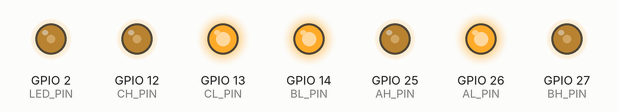
Recording of a sketch running on a simulated ESP32. On the bench: output pins drawn as LEDs (lit = HIGH).

Above: at 0.1 s.
Timing chart, 0 to 1.6 s (numbered marks = the images above):
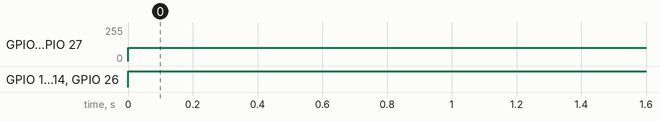

The sketch:

Motor_ControllerRev2.1_pwm_test_circuit.ino
```cpp
#include "lowPass.h"
LowPass<1> lpTop(5, 1e3, true);

#define THROTTLE_PIN 32   // Throttle pin
#define THROTTLE_LOW 900  // These LOW and HIGH values are used to scale the ADC reading. More on this below
#define THROTTLE_HIGH 3095

#define AH_PIN 25  // Pins from the Teensy to the gate drivers. AH = A high, etc
#define AL_PIN 26
#define BH_PIN 27
#define BL_PIN 14
#define CH_PIN 12
#define CL_PIN 13

#define LED_PIN 2  // Built in LED


void setup() {
  // set PWM to drive state pin
  const int freq = 10000;
  // const int freq = 8000;
  const int resolution = 8;

  ledcSetup(2, freq, resolution);
  ledcSetup(3, freq, resolution);
  ledcSetup(4, freq, resolution);

  ledcAttachPin(AH_PIN, 2);
  ledcAttachPin(BH_PIN, 3);
  ledcAttachPin(CH_PIN, 4);

  pinMode(AL_PIN, OUTPUT);
  pinMode(BL_PIN, OUTPUT);
  pinMode(CL_PIN, OUTPUT);

  // pinMode(LED_PIN, OUTPUT);
  ledcSetup(5, freq, resolution);
  ledcAttachPin(LED_PIN, 5);
}

void loop() {
  int pwm = 100;//readThrottle();
  int ah = pwm;
  int bh = pwm;
  int ch = pwm;
  ledcWrite(2, ah);         //pwm on enable pin
  digitalWrite(AL_PIN, 1);  // set high state

  ledcWrite(3, ah);         //pwm on enable pin
  digitalWrite(BL_PIN, 1);  // set high state

  ledcWrite(4, ah);         //pwm on enable pin
  digitalWrite(CL_PIN, 1);  // set high state

  ledcWrite(5, ah);  //pwm on enable pin


}

uint8_t readThrottle() {
  int32_t adc = analogRead(THROTTLE_PIN);  // Note, analogRead can be slow!

  adc = lpTop.filt(adc);  // low pass filter on throttle input

  // Scale the output between 0 and 120, out of 0-255 (to limit the max speed of the car)
  adc = map(adc, THROTTLE_LOW, THROTTLE_HIGH, 0, 200);
  return adc;
}
```

lowPass.h
```cpp
template<int order>  // order is 1 or 2
class LowPass {
private:
  float a[order];
  float b[order + 1];
  float omega0;
  float dt;
  bool adapt;
  float tn1 = 0;
  float x[order + 1];  // Raw values
  float y[order + 1];  // Filtered values

public:
  LowPass(float f0, float fs, bool adaptive) {
    // f0: cutoff frequency (Hz)
    // fs: sample frequency (Hz)
    // adaptive: boolean flag, if set to 1, the code will automatically set
    // the sample frequency based on the time history.

    omega0 = 6.28318530718 * f0;
    dt = 1.0 / fs;
    adapt = adaptive;
    tn1 = -dt;
    for (int k = 0; k < order + 1; k++) {
      x[k] = 0;
      y[k] = 0;
    }
    setCoef();
  }

  void setCoef() {
    if (adapt) {
      float t = micros() / 1.0e6;
      dt = t - tn1;
      tn1 = t;
    }

    float alpha = omega0 * dt;
    if (order == 1) {
      a[0] = -(alpha - 2.0) / (alpha + 2.0);
      b[0] = alpha / (alpha + 2.0);
      b[1] = alpha / (alpha + 2.0);
    }
    if (order == 2) {
      float alphaSq = alpha * alpha;
      float beta[] = { 1, sqrt(2), 1 };
      float D = alphaSq * beta[0] + 2 * alpha * beta[1] + 4 * beta[2];
      b[0] = alphaSq / D;
      b[1] = 2 * b[0];
      b[2] = b[0];
      a[0] = -(2 * alphaSq * beta[0] - 8 * beta[2]) / D;
      a[1] = -(beta[0] * alphaSq - 2 * beta[1] * alpha + 4 * beta[2]) / D;
    }
  }

  float filt(float xn) {
    // Provide me with the current raw value: x
    // I will give you the current filtered value: y
    if (adapt) {
      setCoef();  // Update coefficients if necessary
    }
    y[0] = 0;
    x[0] = xn;
    // Compute the filtered values
    for (int k = 0; k < order; k++) {
      y[0] += a[k] * y[k + 1] + b[k] * x[k];
    }
    y[0] += b[order] * x[order];

    // Save the historical values
    for (int k = order; k > 0; k--) {
      y[k] = y[k - 1];
      x[k] = x[k - 1];
    }

    // Return the filtered value
    return y[0];
  }
};

// // Filter instance
// LowPass<1> lpTop(0.1, 1e3, true);
// LowPass<1> lpBottom(0.1, 1e3, true);

// LowPass<1> lpEncTop(3, 1e3, true);
// LowPass<1> lpEncBottom(3, 1e3, true);

// void setup() {
//   Serial.begin(115200);
// }

// void loop() {
//   // Read pin A0 and compute current in mA
//   // -- replace these two lines with your own sensor --
//   int analogValue = analogRead(49);

//   float xn = (analogValue*5.0/1023.0 - 2.503)/0.185*1000;

//   // Compute the filtered signal
//   float yn = lp.filt(xn);

//   // Output
//   Serial.print(xn);
//   Serial.print(" ");
//   Serial.print(yn);
//   Serial.println();
//   delayMicroseconds(200);
// }
```

Measured:
- by itself, GPIO 2 (LED_PIN), GPIO 12 (CH_PIN), GPIO 27 (BH_PIN): 0/255 → 100/255 at 0.00 s
- by itself, GPIO 13 (CL_PIN), GPIO 14 (BL_PIN), GPIO 26 (AL_PIN): LOW → HIGH at 0.00 s
